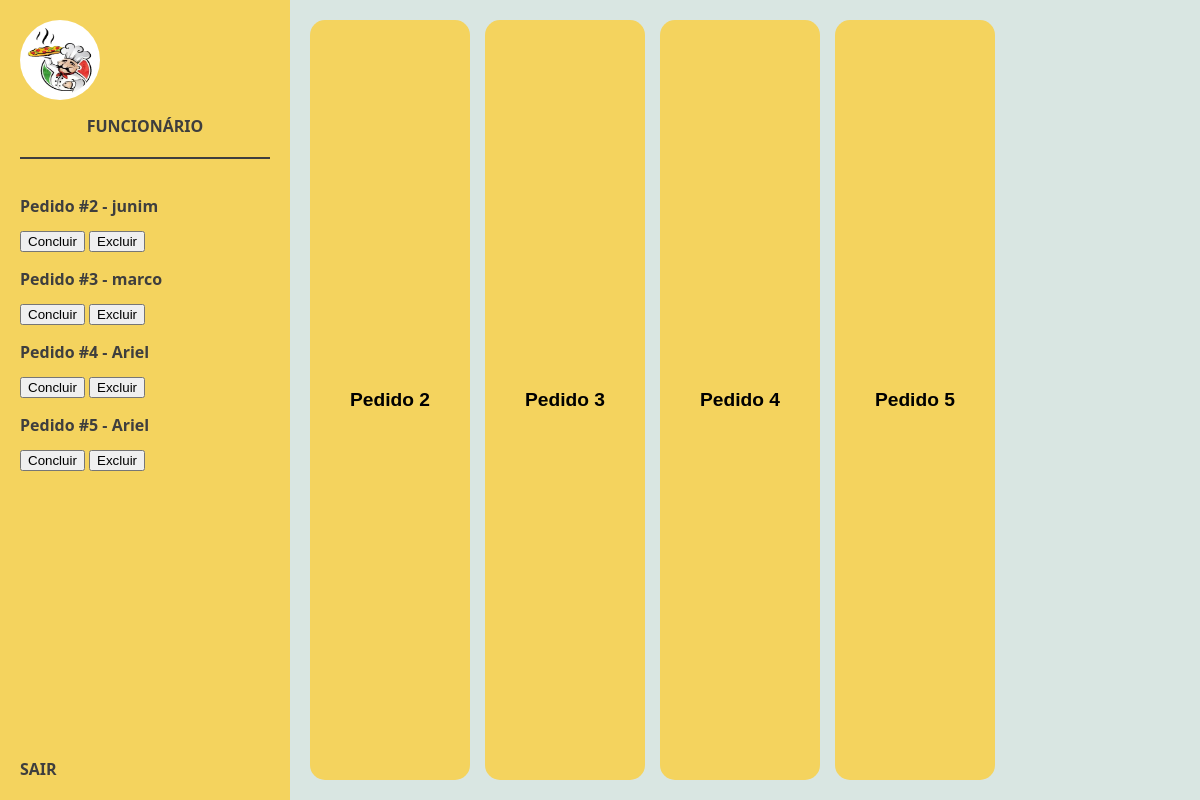
Page /funcionario/ (signed in) on the earlier database version.
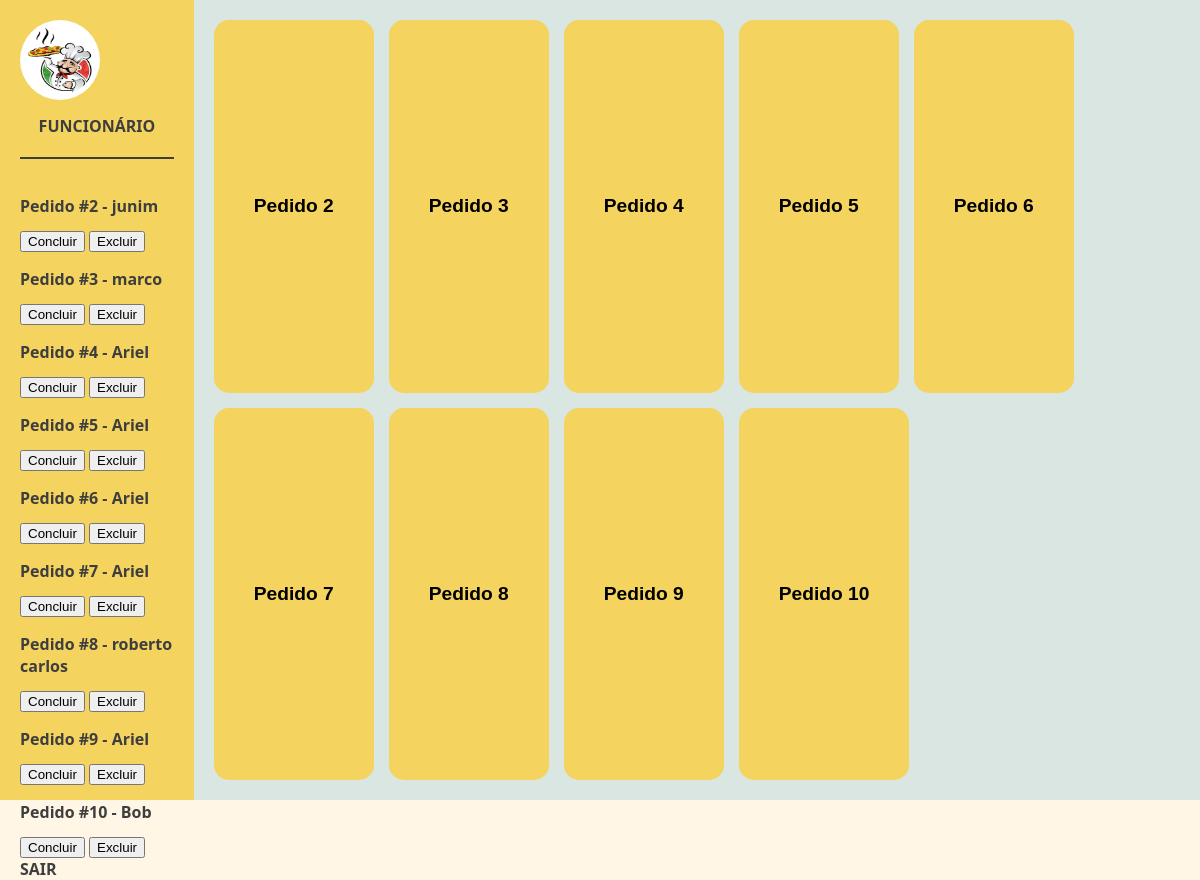
Same page on the later database version.
### cliente/models.py (models this page shows, shortened)
class Pedido(models.Model):
    TAMANHOS = [('0', 'Grande'), ('1', 'Médio'), ('2', 'Pequeno')]
    BORDAS = [('0', 'Sem borda'), ('1', 'Catupiry'), ('2', 'Cheddar'), ('3', 'Doce de leite')]
    SABORES = [
        ('01', 'Portuguesa'),
        ('02', 'Chocolate'),
        ('03', 'Peixe'),
        ('04', 'Margarita'),
        ('05', 'Quatro-queijos'),
        ('06', 'Marguerita'),
        ('07', 'Calabresa'),
        ('08', 'Peperoni'),
        ('09', 'Alho e óleo'),
    ]
    OPCAO_PAGAMENTO = [
        ('dinheiro', 'Dinheiro'),
        ('debito', 'Cartão de Débito'),
        ('credito', 'Cartão de Crédito'),
        ('pix', 'PIX'),
    ]
    nome = models.CharField(max_length=100)
    cpf = models.CharField(max_length=11)
    endereco = models.CharField(max_length=200)
    quantidade = models.IntegerField()
    borda = models.CharField(max_length=1, choices=BORDAS)
    tamanho = models.CharField(max_length=1, choices=TAMANHOS)
    sabor1 = models.CharField(max_length=2, choices=SABORES, default='01')
    concluido = models.BooleanField(default=False)
    created_at = models.DateTimeField(auto_now_add=True)
    forma_de_pagamento = models.CharField(
        max_length=10,
        choices=OPCAO_PAGAMENTO,
        verbose_name="Forma de Pagamento"
    )

### funcionario/views.py (the view)
# urls.py: path('', home_page, name='home_page'),
def home_page(request):
    if 'funcionario_id' not in request.session:
        return redirect('login_funcionario')
    pedidos = Pedido.objects.all().order_by('id')
    return render(request, 'funcionario/home_page.html', {'pedidos': pedidos})

### funcionario/templates/funcionario/home_page.html (shortened to what this page needs)
{% load static %}
<!DOCTYPE html>
<html lang="pt-br">
<head>
    <a href="/"><link rel="stylesheet" href="{% static 'css/home.css' %}"></a>
</head>
<body>
    <div class="sidebar">
        <div class="profile">
            <img src="{% static 'img/logo.png' %}" alt="Perfil" />
            <div class="name">FUNCIONÁRIO</div>
        </div>
        <div class="divider"></div>
        <div class="fila" id="filaList">
            {% for pedido in pedidos %}
            {% if pedido.id %}
            <div>
                <p class="pedido-item" data-id="{{ pedido.id }}" data-nome="{{ pedido.nome }}"
                    data-cpf="{{ pedido.cpf }}" data-endereco="{{ pedido.endereco }}"
                    data-quantidade="{{ pedido.quantidade }}" data-borda="{{ pedido.get_borda_display }}"
                    data-tamanho="{{ pedido.get_tamanho_display }}" data-sabores="{{ pedido.get_sabor1_display }}"
                    data-forma_pagamento="{{ pedido.get_forma_de_pagamento_display }}"
                    onclick="mostrarDetalhe(this)">
                    Pedido #{{ pedido.id }} - {{ pedido.nome }}
                </p>
                <form action="{% url 'concluir_pedido' pedido.id %}" method="post" style="display: inline;">
                    <button type="submit">Concluir</button>
                </form>
                <form action="{% url 'excluir_pedido' pedido.id %}" method="post" style="display: inline;">
                    <button type="submit">Excluir</button>
                </form>
            </div>
            {% endif %}
            {% empty %}
            <p class="pedido-item">Nenhum pedido na fila.</p>
            {% endfor %}
        </div>
        <div class="logout" onclick="window.location.href='{% url 'logout_funcionario' %}'">SAIR</div>
    </div>
    <div class="main-content" id="mainContent">
        {% for pedido in pedidos %}
        {% if pedido.id %}
        <button class="btn-senha" data-id="{{ pedido.id }}" data-nome="{{ pedido.nome }}" data-cpf="{{ pedido.cpf }}"
            data-endereco="{{ pedido.endereco }}" data-quantidade="{{ pedido.quantidade }}"
            data-borda="{{ pedido.get_borda_display }}" data-tamanho="{{ pedido.get_tamanho_display }}"
            data-sabores="{{ pedido.get_sabor1_display }}"
            data-forma_de_pagamento="{{ pedido.get_forma_de_pagamento_display }}"
            onclick="mostrarDetalhe(this)">
            Pedido {{ pedido.id }}
        </button>
        {% endif %}
        {% endfor %}
    </div>
</body>
</html>

Differences in the rows shown:
added Pedido: id "6", nome "Ariel"
added Pedido: id "7", nome "Ariel"
added Pedido: id "8", nome "roberto carlos"
added Pedido: id "9", nome "Ariel"
added Pedido: id "10", nome "Bob"
